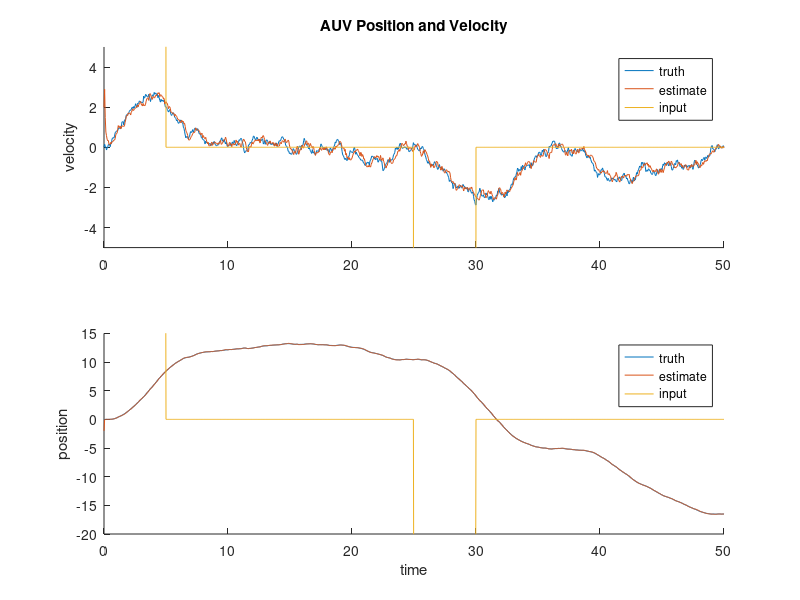
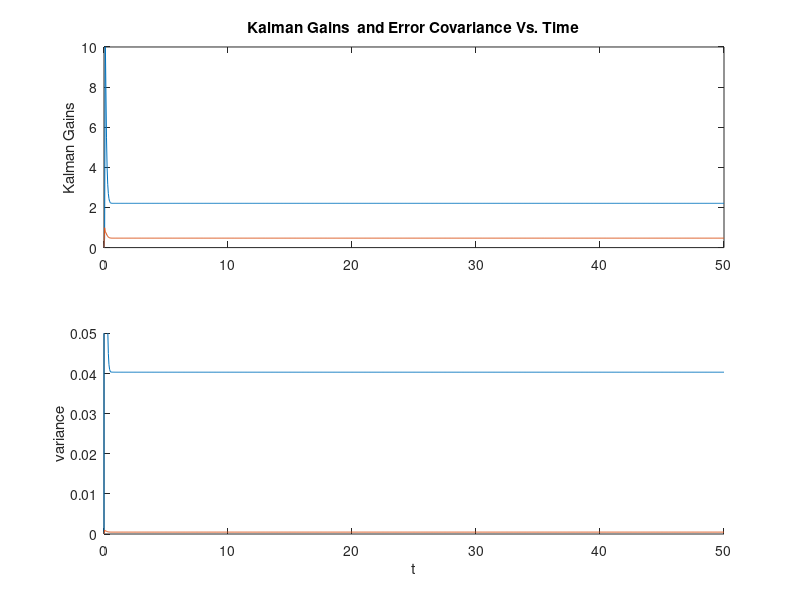
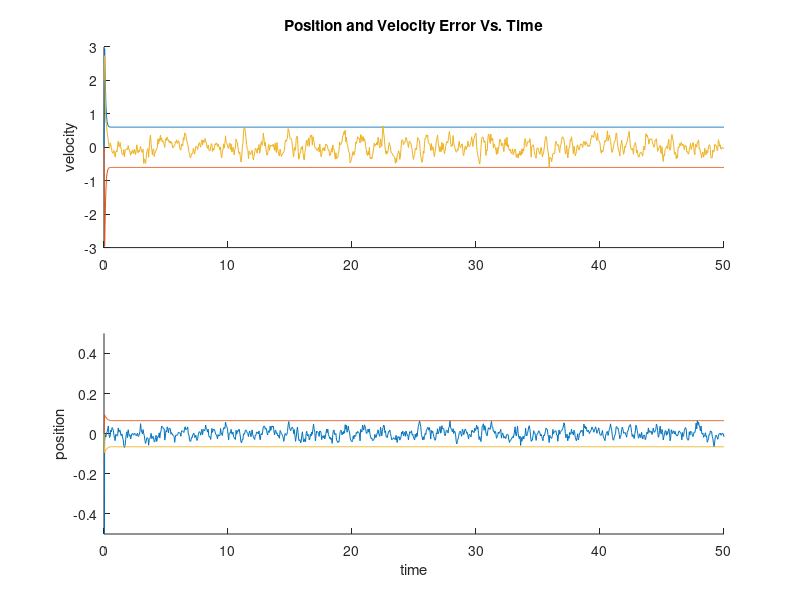

Write MATLAB code to recreate these figures, in order.
close all
clear all
clc

%Kalman Filter Implementation for 2 Dimensional UUV
load hw1_soln_data.mat
m = 100; %kg
b = 20;  %N-s/m

%state space eom xdot = Fx + Gu and y = Hx + Ju
F = [-b/m 0; 1 0];
G = [1/m; 0];
H = [0 1];
J = [0];

Ts = .05; %s

sys = ss(F, G, H, J);
sysd = c2d(sys,Ts);

[A,B,C,D] = ssdata(sysd);

sigma = Sig0;%diag([1,1]);

% R = diag([1e-2,1e-4]); %noise covariance for velocity and position
% Q = .001; %noise covariance for measurement
% 
% %initialize time
% tfinal = 50; %s
% t = 0:Ts:tfinal;
N = length(t);
% 
% %initialize Force (u)
% u = zeros(1,N);
% u (1:100) = 50;
% u (501:600) = -50;
% 
% %initialize x and z
% x = zeros(2,N);
% x(:,1) = [0,0];
% z = zeros(1,N);
% z(1)=0;
% 
% %compute truth
% for i=2:N
%     x(:,i) = A*x(:,i-1)+B*u(i);%+[sqrt(R(1,1))*randn;sqrt(R(2,2))*randn];
%     z(i) = x(2,i)+(sqrt(Q)*randn); %add noise to measurement
% end

%initialize my
mu = zeros(2,N);
mubar = zeros(2,N);
mu(:,1) = mu0;%[0,0];
mubar(:,1)= [0,0];
K = zeros(2,N);

%Kalman Filter 
for i=2:N
    %prediction
    mubar(:,i) = A*mu(:,i-1)+B*u(i);
    sigmabar = A*sigma(:,:,i-1)*A'+R;
    
    %correction
    K(:,i)=(sigmabar*C')/(C*sigmabar*C'+Q);
    mu(:,i) = mubar(:,i)+K(:,i)*(z(i)-(C*mubar(:,i)));
    sigma(:,:,i) = (eye(2) - K(:,i)*C)*sigmabar;
    errbound1(i)=3*sqrt(sigma(1,1,i));
    errbound2(i)=3*sqrt((sigma(2,2,i)));
    errcov1(i) = sigma(1,1,i);
    errcov2(i) = sigma(2,2,i);
end

%compute error between truth and kalman
kf_error = zeros(2,N);
for i=1:N
%     kf_error(:,i) = mu(:,i)-x(:,i);
    kf_error(:,i) = mu(:,i)-[vtr(:,i);xtr(:,i)];
end

%Plot results
figure(1), clf
subplot(2,1,1)
hold on
% plot (t,x)
plot (t,vtr)
plot (t,mu(1,:))
plot (t,u)
ylim([-5,5])
title ('AUV Position and Velocity')
ylabel('velocity')
legend ('truth','estimate','input')

subplot(2,1,2)
hold on
plot (t,xtr)
plot (t,mu(2,:))
plot (t,u)

xlabel ('time')
ylabel ('position')
legend ('truth','estimate','input')
ylim ([-20,15])

figure(2), clf
subplot (2,1,1)
plot (t,K)
title ('Kalman Gains  and Error Covariance Vs. Time')
ylabel('Kalman Gains')
ylim([0,10])

subplot (2,1,2)
hold on
plot (t,errcov1)
plot (t,errcov2)
xlabel('t')
ylabel('variance')
ylim([0,.05])

figure(3), clf
hold on
subplot(2,1,1)
hold on
title ('Position and Velocity Error Vs. Time')
plot(t,errbound1)
plot(t,-errbound1)
plot (t,kf_error(1,:))
ylabel('velocity')
subplot(2,1,2)
hold on
plot (t,kf_error(2,:))
plot (t,errbound2)
plot (t,-errbound2)
ylabel('position')
xlabel('time')
ylim([-.5,.5])



